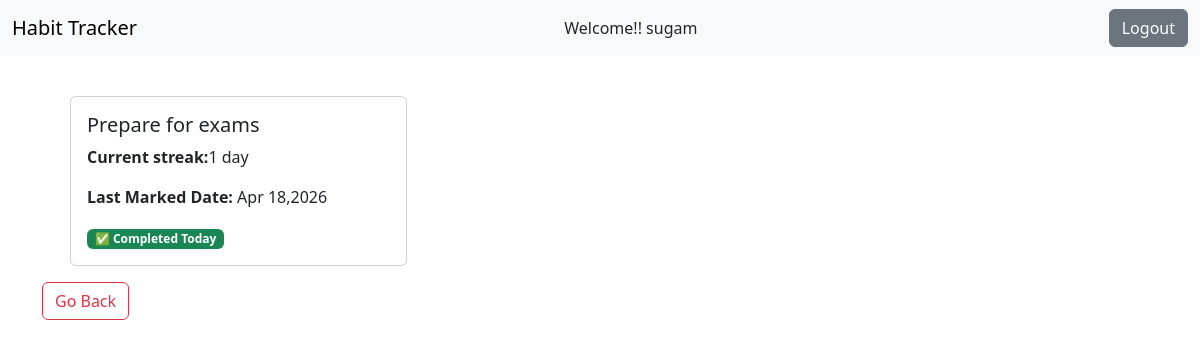
/view-streak/7/ (signed in), run on the app's committed database.
### habit_tracker/models.py (models this page shows, shortened)
class Habit(models.Model):
    user = models.ForeignKey(User,on_delete=models.CASCADE)
    name = models.CharField(max_length=255)
    streak = models.PositiveBigIntegerField(default=0)
    last_marked_date = models.DateField(null=True,blank=True)
    created_at = models.DateTimeField(auto_now_add=True,null=True,blank=True)

### habit_tracker/views.py (the view)
# urls.py: path("view-streak/<int:pk>/",views.ViewStreakView.as_view(),name="view-streak"),
class ViewStreakView(LoginRequiredMixin,DetailView):
    model = Habit
    template_name = "view_streak.html"
    context_object_name = "habit"
    def get_queryset(self):
        return Habit.objects.filter(user=self.request.user)
    def get_context_data(self, **kwargs):
        context = super().get_context_data(**kwargs)
        today = timezone.now().date()
        yesterday = today - timedelta(days=1)
        habit = self.object
        if habit.last_marked_date is None:
            status = "not_started"
        elif habit.last_marked_date == today:
            status = "completed_today"
        elif habit.last_marked_date == yesterday:
            status = "active"
        else:
            status = "broken"
        context['status'] = status
        return context

### templates/view_streak.html
{% extends "base.html" %}
{% block content %}
<div class="row row-cols-1 row-cols-md-3 g-4 m-3">
    <div class="col">
        <div class="card h-100">
            <div class="card-body">
                <h5 class="card-title">{{ habit.name }}</h5>
                <p class="card-text"><strong>Current streak:</strong>{{ habit.streak }} day{% if habit.streak != 1 %}s{% endif %}</p>
                <p><strong>Last Marked Date:</strong>
                    {% if habit.last_marked_date %}
                    {{ habit.last_marked_date|date:"M d,Y" }}
                    {% else %}
                    Not marked yet.
                    {% endif %}
                </p>
                {% if status == "not_started" %}
                <span class="badge bg-secondary">🆕 Not Started Yet</span>
                {% elif status == "completed_today" %}
                <span class="badge bg-success">✅ Completed Today</span>
                {% elif status == "active" %}
                <span class="badge bg-primary">🔥 Streak Active</span>
                {% elif status == "broken" %}
                <span class="badge bg-danger">❌Streak Broken</span>
                {% endif %}
            </div>
        </div>
    </div>
</div>
<a href="{% url 'habit-list' %}" class="btn btn-outline-danger">Go Back</a>
{% endblock content %}

### templates/base.html (shortened to what this page needs)
<!doctype html>
<html lang="en">
<head>
  <link href="https://cdn.jsdelivr.net/npm/bootstrap@5.3.8/dist/css/bootstrap.min.css" rel="stylesheet"
>
</head>
<body>
  <nav class="navbar bg-body-tertiary">
    <div class="container-fluid">
      <a class="navbar-brand" href="/">Habit Tracker</a>
      {% if user.is_authenticated %}
      Welcome!! {{ user.username }}
      <form action="{% url 'logout' %}" method="post">
        <button type="submit" class="btn btn-secondary">Logout</button>
      </form>
      {% endif %}
    </div>
  </nav>
  <div class="container">
    {% block content %}
    {% endblock content %}
  </div>
</body>
</html>

### data on the page
Habit: name "Prepare for exams", streak "1", last_marked_date "Apr 18,2026"

### other printed values
{{ user.username }} "sugam"
